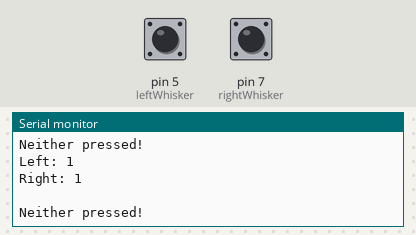
This sketch was run on a simulated Arduino Uno, built with avr-gcc and run on an emulated ATmega328P. Shown: the last lines printed to the serial monitor. Inputs (shaded band) come from the test bench; at power-on: pin 5 (leftWhisker) HIGH, pin 7 (rightWhisker) HIGH.

Above: at 1.8 s.
1.9 s: pin 5 (leftWhisker) pulled LOW for 0.6 s
At 2.32 s:
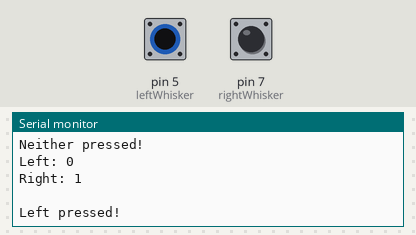
4.0 s: pin 7 (rightWhisker) pulled LOW for 0.6 s
At 4.32 s:
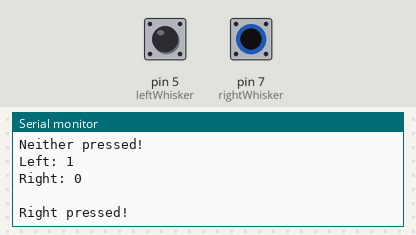
6.1 s: pin 5 (leftWhisker) driven LOW and pin 7 (rightWhisker) driven LOW
At 6.82 s:
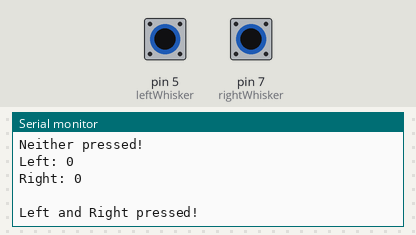

The sketch:

cat.ino
```cpp
/* This is a comment. We're coding cat whiskers
 * This comment can be multiple lines.
 * Otherwise, we'll just call // for single line comments
 */

  // We have two whiskers, data type: int
  int leftWhisker = 5 ;
  int rightWhisker = 7 ;

void setup() {
  // put your setup code here, to run once:
  Serial.begin(9600);

  // Declares that my whiskers are inputs
  pinMode(leftWhisker, INPUT);
  pinMode(rightWhisker, INPUT);
}

void loop() {
  // put your main code here, to run repeatedly:

  // This allows my arduino to see the data I want
  int lwValue = digitalRead(leftWhisker);
  int rwValue = digitalRead(rightWhisker);

  // How do I see the information from above?
  Serial.print("Left: ");
  Serial.println(lwValue);
  Serial.print("Right: ");
  Serial.println(rwValue);
  Serial.println(" "); // Prints an additional space for tidiness

  if (lwValue == 0 && rwValue == 00) {
    Serial.println("Left and Right pressed!");
  } else if (lwValue == 0) {
    Serial.println("Left pressed!");
  } else if (rwValue == 0) {
    Serial.println("Right pressed!");
  } else {
    Serial.println("Neither pressed!");
  }

  // Left: ####
  // Right: ###

  // 100 milliseconds delay as to not overwhelm Serial Port
  delay(500);
}
```

Measured:
- after the input at 1.9 s, the serial monitor: prints a new line after 0.10 s (image 1)
- after the input at 4.0 s, the serial monitor: prints a new line at once (image 2)
- after the input at 6.1 s, the serial monitor: prints a new line after 0.41 s (image 3)
